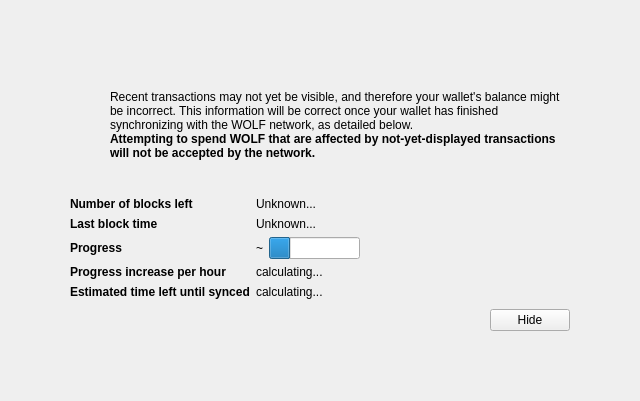
<?xml version="1.0" encoding="UTF-8"?>
<ui version="4.0">
 <class>ModalOverlay</class>
 <widget class="ModalOverlay" name="ModalOverlay">
  <property name="geometry">
   <rect>
    <x>0</x>
    <y>0</y>
    <width>640</width>
    <height>401</height>
   </rect>
  </property>
  <property name="windowTitle">
   <string>Form</string>
  </property>
  <layout class="QVBoxLayout" name="verticalLayout" stretch="0">
   <property name="sizeConstraint">
    <enum>QLayout::SetDefaultConstraint</enum>
   </property>
   <property name="leftMargin">
    <number>0</number>
   </property>
   <property name="topMargin">
    <number>0</number>
   </property>
   <property name="rightMargin">
    <number>0</number>
   </property>
   <property name="bottomMargin">
    <number>0</number>
   </property>
   <item>
    <widget class="QWidget" name="bgWidget" native="true">
     <property name="styleSheet">
      <string notr="true"/>
     </property>
     <layout class="QVBoxLayout" name="verticalLayoutMain" stretch="0">
      <property name="leftMargin">
       <number>60</number>
      </property>
      <property name="topMargin">
       <number>60</number>
      </property>
      <property name="rightMargin">
       <number>60</number>
      </property>
      <property name="bottomMargin">
       <number>60</number>
      </property>
      <item>
       <widget class="QWidget" name="contentWidget" native="true">
        <property name="styleSheet">
         <string notr="true"/>
        </property>
        <layout class="QVBoxLayout" name="verticalLayoutSub" stretch="1,0,0,0,0">
         <property name="spacing">
          <number>0</number>
         </property>
         <property name="leftMargin">
          <number>10</number>
         </property>
         <property name="topMargin">
          <number>10</number>
         </property>
         <property name="rightMargin">
          <number>10</number>
         </property>
         <property name="bottomMargin">
          <number>10</number>
         </property>
         <item>
          <layout class="QHBoxLayout" name="horizontalLayoutIconText" stretch="0,1">
           <property name="topMargin">
            <number>20</number>
           </property>
           <item>
            <layout class="QVBoxLayout" name="verticalLayoutIcon">
             <property name="leftMargin">
              <number>0</number>
             </property>
             <item>
              <widget class="QPushButton" name="warningIcon">
               <property name="enabled">
                <bool>false</bool>
               </property>
               <property name="text">
                <string/>
               </property>
               <property name="icon">
                <iconset>
                 <normaloff>:/icons/warning</normaloff>
                 <disabledoff>:/icons/warning</disabledoff>:/icons/warning</iconset>
               </property>
               <property name="iconSize">
                <size>
                 <width>48</width>
                 <height>48</height>
                </size>
               </property>
               <property name="flat">
                <bool>true</bool>
               </property>
              </widget>
             </item>
             <item>
              <spacer name="verticalSpacerWarningIcon">
               <property name="orientation">
                <enum>Qt::Vertical</enum>
               </property>
               <property name="sizeHint" stdset="0">
                <size>
                 <width>20</width>
                 <height>40</height>
                </size>
               </property>
              </spacer>
             </item>
            </layout>
           </item>
           <item>
            <layout class="QVBoxLayout" name="verticalLayoutInfoText">
             <property name="leftMargin">
              <number>0</number>
             </property>
             <property name="topMargin">
              <number>0</number>
             </property>
             <item>
              <widget class="QLabel" name="infoText">
               <property name="text">
                <string>Recent transactions may not yet be visible, and therefore your wallet's balance might be incorrect. This information will be correct once your wallet has finished synchronizing with the WOLF network, as detailed below.</string>
               </property>
               <property name="textFormat">
                <enum>Qt::RichText</enum>
               </property>
               <property name="wordWrap">
                <bool>true</bool>
               </property>
              </widget>
             </item>
             <item>
              <widget class="QLabel" name="infoTextStrong">
               <property name="font">
                <font>
                 <weight>75</weight>
                 <bold>true</bold>
                </font>
               </property>
               <property name="text">
                <string>Attempting to spend WOLF that are affected by not-yet-displayed transactions will not be accepted by the network.</string>
               </property>
               <property name="textFormat">
                <enum>Qt::RichText</enum>
               </property>
               <property name="wordWrap">
                <bool>true</bool>
               </property>
              </widget>
             </item>
             <item>
              <spacer name="verticalSpacerInTextSpace">
               <property name="orientation">
                <enum>Qt::Vertical</enum>
               </property>
               <property name="sizeHint" stdset="0">
                <size>
                 <width>20</width>
                 <height>40</height>
                </size>
               </property>
              </spacer>
             </item>
            </layout>
           </item>
          </layout>
         </item>
         <item>
          <spacer name="verticalSpacerAfterText">
           <property name="orientation">
            <enum>Qt::Vertical</enum>
           </property>
           <property name="sizeHint" stdset="0">
            <size>
             <width>20</width>
             <height>40</height>
            </size>
           </property>
          </spacer>
         </item>
         <item>
          <layout class="QFormLayout" name="formLayout">
           <property name="fieldGrowthPolicy">
            <enum>QFormLayout::FieldsStayAtSizeHint</enum>
           </property>
           <property name="horizontalSpacing">
            <number>6</number>
           </property>
           <property name="verticalSpacing">
            <number>6</number>
           </property>
           <property name="topMargin">
            <number>10</number>
           </property>
           <item row="0" column="0">
            <widget class="QLabel" name="labelNumberOfBlocksLeft">
             <property name="font">
              <font>
               <weight>75</weight>
               <bold>true</bold>
              </font>
             </property>
             <property name="text">
              <string>Number of blocks left</string>
             </property>
            </widget>
           </item>
           <item row="0" column="1">
            <widget class="QLabel" name="numberOfBlocksLeft">
             <property name="text">
              <string>Unknown...</string>
             </property>
            </widget>
           </item>
           <item row="1" column="0">
            <widget class="QLabel" name="labelLastBlockTime">
             <property name="font">
              <font>
               <weight>75</weight>
               <bold>true</bold>
              </font>
             </property>
             <property name="text">
              <string>Last block time</string>
             </property>
            </widget>
           </item>
           <item row="1" column="1">
            <widget class="QLabel" name="newestBlockDate">
             <property name="sizePolicy">
              <sizepolicy hsizetype="Maximum" vsizetype="Preferred">
               <horstretch>0</horstretch>
               <verstretch>0</verstretch>
              </sizepolicy>
             </property>
             <property name="text">
              <string>Unknown...</string>
             </property>
            </widget>
           </item>
           <item row="2" column="0">
            <widget class="QLabel" name="labelSyncDone">
             <property name="font">
              <font>
               <weight>75</weight>
               <bold>true</bold>
              </font>
             </property>
             <property name="text">
              <string>Progress</string>
             </property>
            </widget>
           </item>
           <item row="2" column="1">
            <layout class="QHBoxLayout" name="horizontalLayoutSync" stretch="0,1">
             <item>
              <widget class="QLabel" name="percentageProgress">
               <property name="text">
                <string>~</string>
               </property>
              </widget>
             </item>
             <item>
              <widget class="QProgressBar" name="progressBar">
               <property name="value">
                <number>24</number>
               </property>
               <property name="format">
                <string/>
               </property>
              </widget>
             </item>
            </layout>
           </item>
           <item row="4" column="0">
            <widget class="QLabel" name="labelProgressIncrease">
             <property name="font">
              <font>
               <weight>75</weight>
               <bold>true</bold>
              </font>
             </property>
             <property name="text">
              <string>Progress increase per hour</string>
             </property>
            </widget>
           </item>
           <item row="4" column="1">
            <widget class="QLabel" name="progressIncreasePerH">
             <property name="text">
              <string>calculating...</string>
             </property>
            </widget>
           </item>
           <item row="5" column="0">
            <widget class="QLabel" name="labelEstimatedTimeLeft">
             <property name="font">
              <font>
               <weight>75</weight>
               <bold>true</bold>
              </font>
             </property>
             <property name="text">
              <string>Estimated time left until synced</string>
             </property>
            </widget>
           </item>
           <item row="5" column="1">
            <widget class="QLabel" name="expectedTimeLeft">
             <property name="text">
              <string>calculating...</string>
             </property>
            </widget>
           </item>
          </layout>
         </item>
         <item>
          <layout class="QHBoxLayout" name="horizontalLayoutButtons">
           <property name="leftMargin">
            <number>10</number>
           </property>
           <property name="topMargin">
            <number>10</number>
           </property>
           <item>
            <spacer name="horizontalSpacer">
             <property name="orientation">
              <enum>Qt::Horizontal</enum>
             </property>
             <property name="sizeHint" stdset="0">
              <size>
               <width>40</width>
               <height>20</height>
              </size>
             </property>
            </spacer>
           </item>
           <item>
            <widget class="QPushButton" name="closeButton">
             <property name="text">
              <string>Hide</string>
             </property>
            </widget>
           </item>
          </layout>
         </item>
         <item>
          <layout class="QVBoxLayout" name="verticalLayout_2">
           <item>
            <spacer name="verticalSpacer">
             <property name="orientation">
              <enum>Qt::Vertical</enum>
             </property>
             <property name="sizeHint" stdset="0">
              <size>
               <width>20</width>
               <height>40</height>
              </size>
             </property>
            </spacer>
           </item>
          </layout>
         </item>
        </layout>
       </widget>
      </item>
     </layout>
    </widget>
   </item>
  </layout>
 </widget>
 <customwidgets>
  <customwidget>
   <class>ModalOverlay</class>
   <extends>QWidget</extends>
   <header>modaloverlay.h</header>
   <container>1</container>
  </customwidget>
 </customwidgets>
 <resources/>
 <connections/>
</ui>
